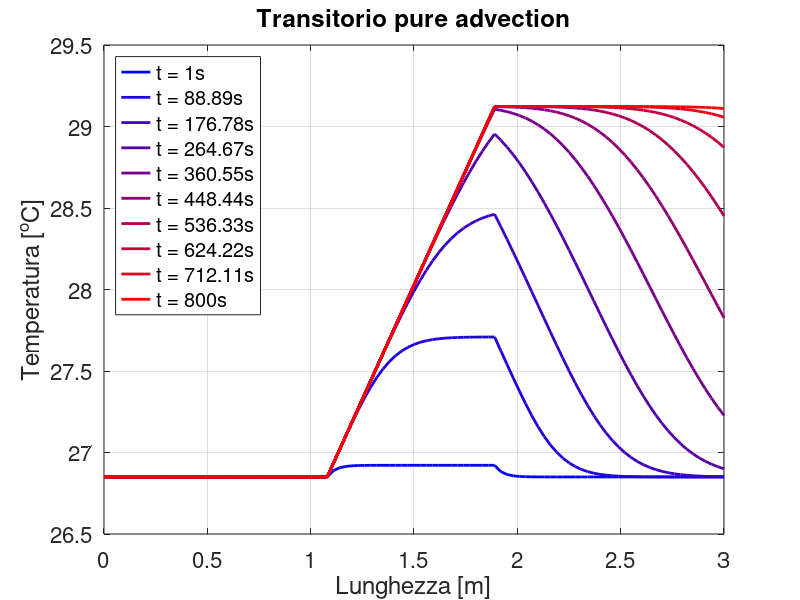
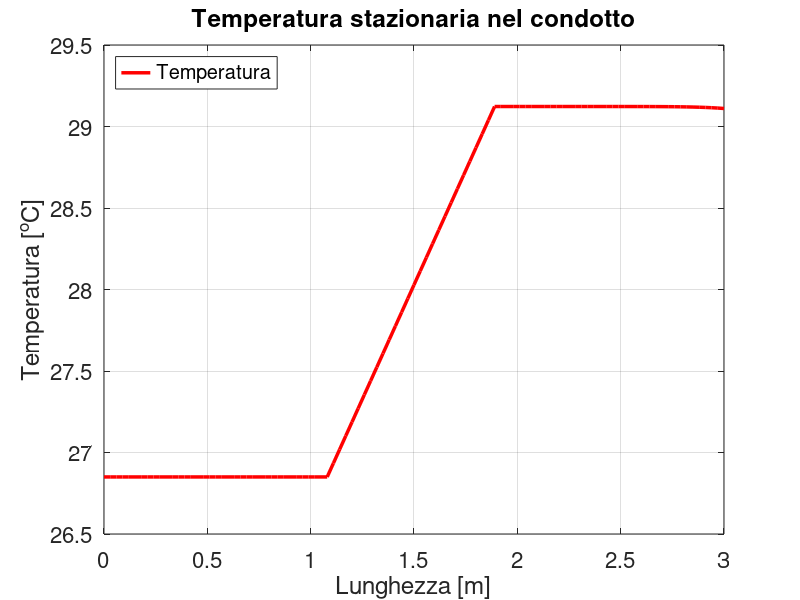

Source code (MATLAB) for these figures, in order:
clc; clear; close all;
%% dati
% topologia
LL = 3;
DD = .2;
Lqqq = .4;

surf = pi*DD^2/4;
volqqq = Lqqq*surf;

% fisici
ro = 997;
cp = 4182;
RR = 1.5;
II = 50;
GG = .1;
uu = GG/surf/ro;
T0 = 300;

qvol = RR*II^2/volqqq;

%% griglia temporale
t_start = 1;
t_end = 800; % guess
dt = (t_end-t_start)/100;
time = (t_start:dt:t_end)';

time_to_plot = round(linspace(t_start,t_end,10)/dt+1);
lines_plotted = 0;

%% griglia spaziale
dx = LL/100;
xx = (0:dx:LL)';
nn = length(xx);

qqq = (xx>LL/2-Lqqq & xx<LL/2+Lqqq).*qvol;

%% risolvo con BE - upwind
TT = ones(nn,1)*T0;

aa = uu*dt/dx;

diag_i = -aa*ones(nn,1);
diag_p = (1+aa)*ones(nn,1);
AA = spdiags([diag_i diag_p],-1:0,nn,nn);
bb = qqq/ro/cp;

AA(1,1) = 1; AA(1,2) = 0;

for inst = 1:length(time)
    Tp = TT;
    BB = Tp+bb;
    BB(1) = T0;
    
    TT = AA\BB;
    if inst == time_to_plot(lines_plotted+1)
        txt_plot = ['t = ',num2str(time(inst)),'s'];
        plot(xx,TT-273.15,'-','Color',[inst/time_to_plot(end) 0 1-inst/time_to_plot(end)],'linewidth',2,'DisplayName',txt_plot)
        if not(inst==length(time_to_plot))
            hold on
            lines_plotted = lines_plotted+1;
        end
        set(gca,'fontsize',16)
        grid on
        box on
        ylabel('Temperatura [^oC]')
        xlabel('Lunghezza [m]')
        legend('location','northwest')
        title('Transitorio pure advection')
    end
end

figure
plot(xx,TT-273.15,'r-','linewidth',2.5)
set(gca,'fontsize',16)
grid on
box on
ylabel('Temperatura [^oC]')
xlabel('Lunghezza [m]')
legend('Temperatura','location','northwest')
title('Temperatura stazionaria nel condotto')
